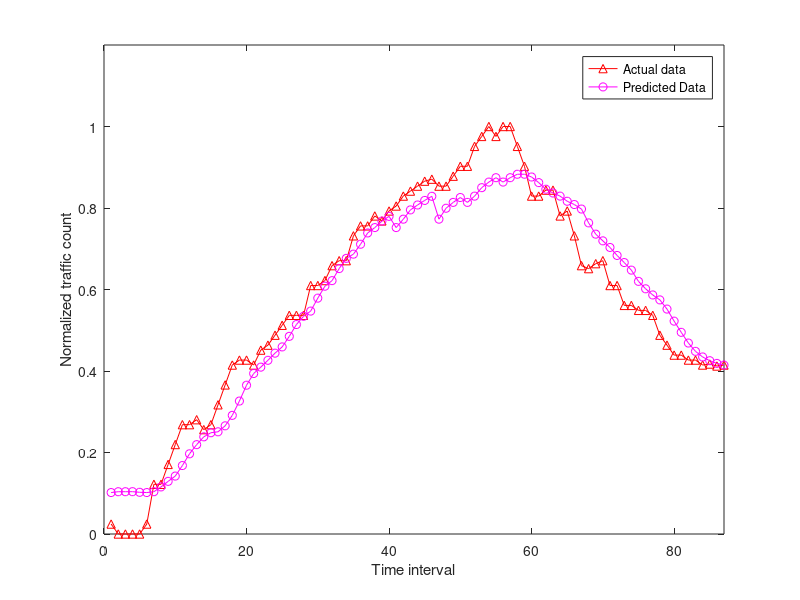
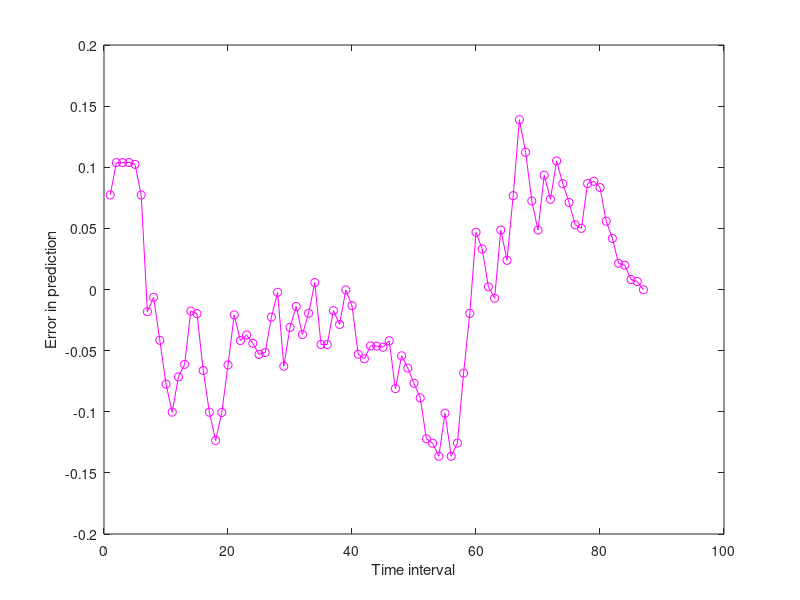

These charts were generated, in order, by the following MATLAB code:
xAxis = [1:87]
actualData =[0.024390244,0,0,0,0,0.024390244,0.12195122,0.12195122,0.170731707,0.219512195,0.268292683,0.268292683,0.280487805,0.256097561,0.268292683,0.317073171,0.365853659,0.414634146,0.426829268,0.426829268,0.414634146,0.451219512,0.463414634,0.487804878,0.512195122,0.536585366,0.536585366,0.536585366,0.609756098,0.609756098,0.62195122,0.658536585,0.670731707,0.670731707,0.731707317,0.756097561,0.756097561,0.780487805,0.768292683,0.792682927,0.804878049,0.829268293,0.841463415,0.853658537,0.865853659,0.870731707,0.853658537,0.853658537,0.87804878,0.902439024,0.902439024,0.951219512,0.975609756,1,0.975609756,1,1,0.951219512,0.902439024,0.829268293,0.829268293,0.843902439,0.843902439,0.780487805,0.792682927,0.731707317,0.658536585,0.651219512,0.663414634,0.670731707,0.609756098,0.609756098,0.56097561,0.56097561,0.548780488,0.548780488,0.536585366,0.487804878,0.463414634,0.43902439,0.43902439,0.426829268,0.426829268,0.414634146,0.417073171,0.412195122,0.414634146]
predictedData = [0.101724513,0.103784201,0.103784201,0.103890104,0.102339282,0.101724513,0.103784201,0.115549402,0.129203149,0.142144534,0.167980666,0.196787041,0.219238971,0.238450356,0.248510545,0.250824629,0.265467106,0.2911411,0.326239819,0.365127545,0.393839909,0.409482417,0.426231908,0.44379796,0.459125236,0.485028024,0.514010307,0.534288141,0.546996469,0.578798823,0.608115125,0.62175168,0.651297236,0.676401092,0.686776637,0.711080103,0.738774822,0.751937949,0.767945213,0.779516677,0.751937949,0.772597511,0.79534049,0.80739497,0.818590543,0.828740098,0.772597511,0.799410216,0.813777463,0.825739902,0.813777463,0.82911192,0.849880439,0.863608209,0.8743718,0.863608209,0.8743718,0.882831246,0.882892257,0.876078398,0.862298559,0.846071863,0.836805808,0.829159194,0.816542351,0.808496412,0.797436369,0.763488303,0.735843843,0.719390868,0.703190095,0.683527661,0.666138732,0.647560303,0.619993443,0.601724251,0.586619186,0.574502955,0.55197464,0.522386149,0.494908535,0.468630051,0.448228798,0.434493405,0.425263405,0.418680627,0.414474703]
error =  [0.077334269,0.103784201,0.103784201,0.103890104,0.102339282,0.077334269,-0.018167018,-0.006401818,-0.041528559,-0.077367661,-0.100312017,-0.071505641,-0.061248834,-0.017647205,-0.019782138,-0.066248542,-0.100386552,-0.123493046,-0.100589449,-0.061701723,-0.020794237,-0.041737095,-0.037182726,-0.044006918,-0.053069886,-0.051557342,-0.022575058,-0.002297225,-0.062759628,-0.030957274,-0.013836095,-0.036784905,-0.019434471,0.005669385,-0.04493068,-0.045017458,-0.017322739,-0.028549856,-0.00034747,-0.01316625,-0.0529401,-0.056670782,-0.046122925,-0.046263567,-0.047263116,-0.04199161,-0.081061026,-0.05424832,-0.064271317,-0.076699123,-0.088661561,-0.122107592,-0.125729317,-0.136391791,-0.101237956,-0.136391791,-0.1256282,-0.068388267,-0.019546767,0.046810106,0.033030267,0.002169424,-0.007096631,0.04867139,0.023859424,0.076789095,0.138899783,0.112268791,0.072429209,0.04865916,0.093433997,0.073771564,0.105163122,0.086584693,0.071212955,0.052943763,0.05003382,0.086698077,0.088560006,0.083361758,0.055884145,0.041800783,0.02139953,0.019859259,0.008190234,0.006485505,-0.000159443]



figure;
plot(xAxis, actualData,  'r^-',  xAxis, predictedData, 'mo-' )
legend('Actual data', 'Predicted Data')
xlabel('Time interval')
ylabel('Normalized traffic count')
axis([0 87  0 1.2])

figure;
plot(xAxis, error, 'mo-' )
%legend('Actual data', 'Predicted Data')
xlabel('Time interval')
ylabel('Error in prediction')

